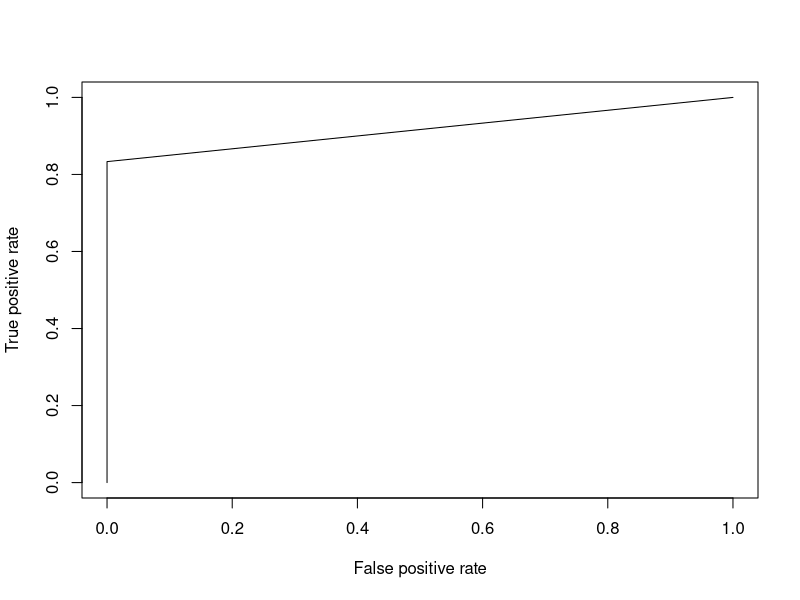
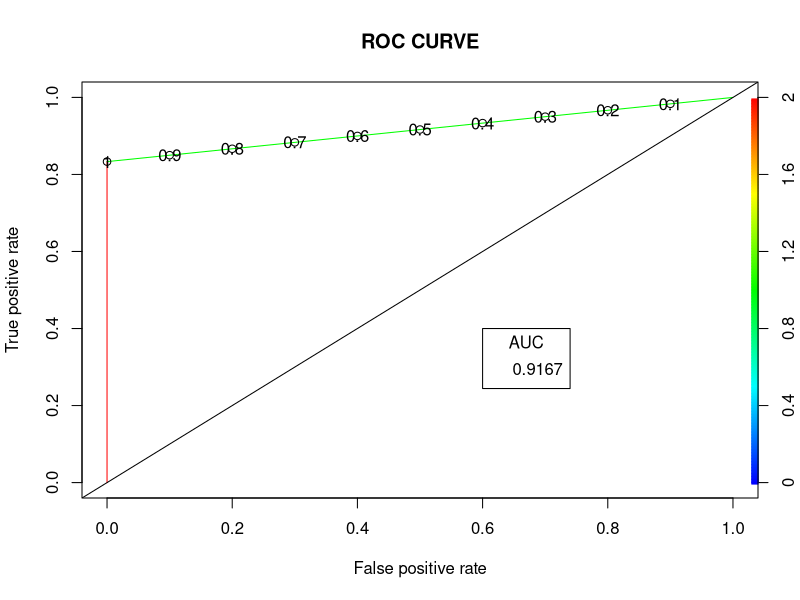

Write the R code that produced these figures, in order.
install.packages("dplyr")

install.packages("caTools") 

install.packages("ROCR") 

library(dplyr)

summary(mtcars)

library(caTools)
library(ROCR)     

split <- sample.split(mtcars, SplitRatio = 0.8)
split

train_reg <- subset(mtcars, split == "TRUE")
test_reg <- subset(mtcars, split == "FALSE")

logistic_model <- glm(vs ~ wt + disp,
                      data = train_reg,
                      family = "binomial")
logistic_model

summary(logistic_model)

predict_reg <- predict(logistic_model,
                       test_reg, type = "response")
predict_reg

predict_reg <- ifelse(predict_reg >0.5, 1, 0)

table(test_reg$vs, predict_reg)

missing_classerr <- mean(predict_reg != test_reg$vs)
print(paste('Accuracy =', 1 - missing_classerr))

ROCPred <- prediction(predict_reg, test_reg$vs)
ROCPer <- performance(ROCPred, measure = "tpr",
                      x.measure = "fpr")

auc <- performance(ROCPred, measure = "auc")
auc <- auc@y.values[[1]]
auc

plot(ROCPer)
plot(ROCPer, colorize = TRUE,
     print.cutoffs.at = seq(0.1, by = 0.1),
     main = "ROC CURVE")
abline(a = 0, b = 1)

auc <- round(auc, 4)
legend(.6, .4, auc, title = "AUC", cex = 1)
